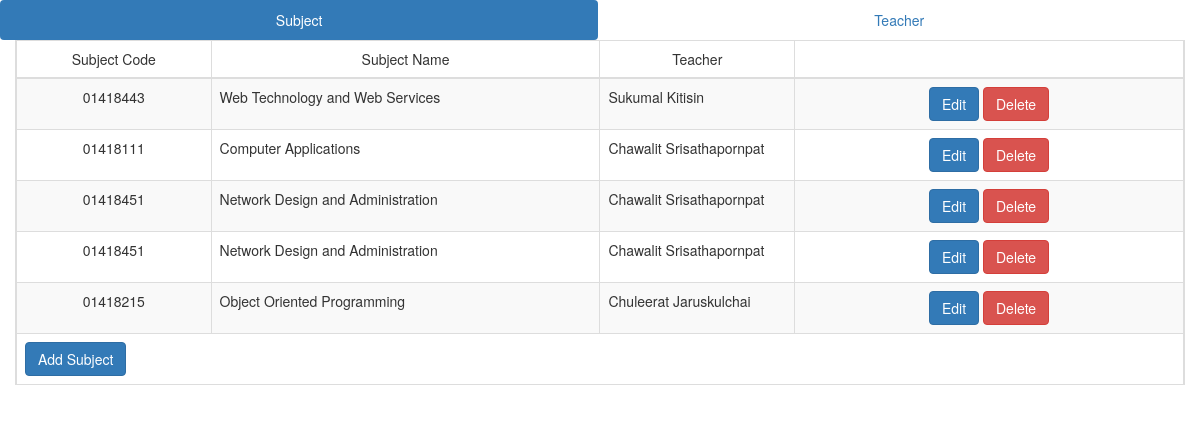
/CodeIgniter/index.php, run on the app's committed database.
### tables this page shows
CREATE TABLE IF NOT EXISTS `subjects` (
  `id` int(11) NOT NULL AUTO_INCREMENT,
  `subject_code` varchar(10) NOT NULL,
  `name` varchar(100) NOT NULL,
  `teacher_id` int(11) NOT NULL,
  `created` datetime NOT NULL,
  `modified` datetime NOT NULL,
  PRIMARY KEY (`id`),
  KEY `teacher_id` (`teacher_id`)
);

### CodeIgniter/application/controllers/subjects.php (called while the page is built, shortened)
<?php
class Subjects extends CI_Controller{
    public function __construct() {
        $this->load->helper(array('html', 'url', 'form'));
        $this->load->library('form_validation');
        $this->load->database();
        $this->load->model('subject_model');
        $this->load->model('teacher_model');
    }
    public function index(){
        $subjects = $this->subject_model->get_all_subjects();
        $teacher_list = $this->teacher_model->get_list();
        $data_set = array(
            'subjects' => $subjects,
            'teacher_list' => $teacher_list
        );
        $this->load->view('layout/header');
        $this->load->view('subjects/index', $data_set);
        $this->load->view('layout/footer');
    }
}
?>

### CodeIgniter/index.php (called while the page is built, shortened)
<?php
require_once BASEPATH.'core/CodeIgniter.php';

### CodeIgniter/application/models/subject_model.php (called while the page is built, shortened)
<?php
class Subject_Model extends CI_Model{
    function get_all_subjects(){
        $query = $this->db->get('subjects');
        return $query->result();
    }
}
?>

### CodeIgniter/application/models/teacher_model.php (called while the page is built, shortened)
<?php
class Teacher_Model extends CI_Model{
    public $table_name = 'teachers';
    function get_list(){
        $query = $this->db->get($this->table_name);
        $query_results = $query->result();
        $result = array(
            '' => '=== Select Teacher ==='
        );
        foreach($query_results as $q):
            $result[$q->id] = $q->firstname . ' ' . $q->lastname;
        endforeach;
        return $result;
    }
}
?>

### CodeIgniter/application/views/subjects/index.php (the view)
<div class="container-fluid">
<table class="table table-striped table-bordered table-hover table-responsive">
    <thead>
    <tr class="row">
        <td class="col-md-2 text-center">Subject Code</td>
        <td class="col-md-4 text-center">Subject Name</td>
        <td class="col-md-2 text-center">Teacher</td>
        <td class="col-md-4"></td>
    </tr>
    </thead>
    <tbody>
    <?php foreach($subjects as $subject): ?>
    <tr class="row">
        <td class="col-md-2 text-center"><?php echo $subject->subject_code; ?></td>
        <td class="col-md-4"><?php echo $subject->name; ?></td>
        <td class="col-md-2"><?php echo $teacher_list[$subject->teacher_id]; ?></td>
        <td class="col-md-4 text-center">
            <?php
            echo anchor(
                    "subjects/edit/{$subject->id}",
                    'Edit',
                    array(
                        'title' => 'Edit',
                        'class' => 'btn btn-primary'
                    ));
            ?>
            <?php
            echo anchor(
                    "subjects/delete/{$subject->id}",
                    'Delete',
                    array(
                        'title' => 'Delete',
                        'class' => 'btn btn-danger',
                        'onclick' => "return confirm('Are you sure to delete ({$subject->name})?');"
                    ));
            ?>
        </td>
    </tr>
    <?php endforeach; ?>
    <tr class="row">
        <td colspan="4" class="text-left">
            <?php
            echo anchor(
                    "subjects/add",
                    'Add Subject',
                    array(
                        'title' => 'Add Subject',
                        'class' => 'btn btn-primary'
                    ));
            ?>
        </td>
    </tr>
    </tbody>
</table>
</div>

### CodeIgniter/application/views/layout/header.php (shortened to what this page needs)
<!DOCTYPE html>
<html lang="en">
<head>
    <?php echo link_tag('http://normalize-css.googlecode.com/svn/trunk/normalize.css'); ?>
    <?php echo link_tag('http://netdna.bootstrapcdn.com/bootstrap/3.1.0/css/bootstrap.min.css'); ?>
</head>
<body>
    <nav>
        <ul class="nav nav-pills nav-justified">
            <li <?php if($this->router->fetch_class() == 'subjects') echo 'class="active"'; ?>>
                <?php echo anchor('subjects/index', 'Subject');
                ?>
            </li>
            <li <?php if($this->router->fetch_class() == 'teachers') echo 'class="active"'; ?>>
                <?php echo anchor('teachers/index', 'Teacher');
                ?>
            </li>
        </ul>
    </nav>

### CodeIgniter/application/views/layout/footer.php
</body>
</html>

### data on the page
subjects: subject_code "01418443", name "Web Technology and Web Services", teacher "Sukumal Kitisin", id "Edit", id+name "Delete"
subjects: subject_code "01418111", name "Computer Applications", teacher "Chawalit Srisathapornpat", id "Edit", id+name "Delete"
subjects: subject_code "01418451", name "Network Design and Administration", teacher "Chawalit Srisathapornpat", id "Edit", id+name "Delete"
subjects: subject_code "01418451", name "Network Design and Administration", teacher "Chawalit Srisathapornpat", id "Edit", id+name "Delete"
subjects: subject_code "01418215", name "Object Oriented Programming", teacher "Chuleerat Jaruskulchai", id "Edit", id+name "Delete"

### other printed values
anchor('subjects/index', 'Subject') "Subject"
anchor('teachers/index', 'Teacher') "Teacher"
